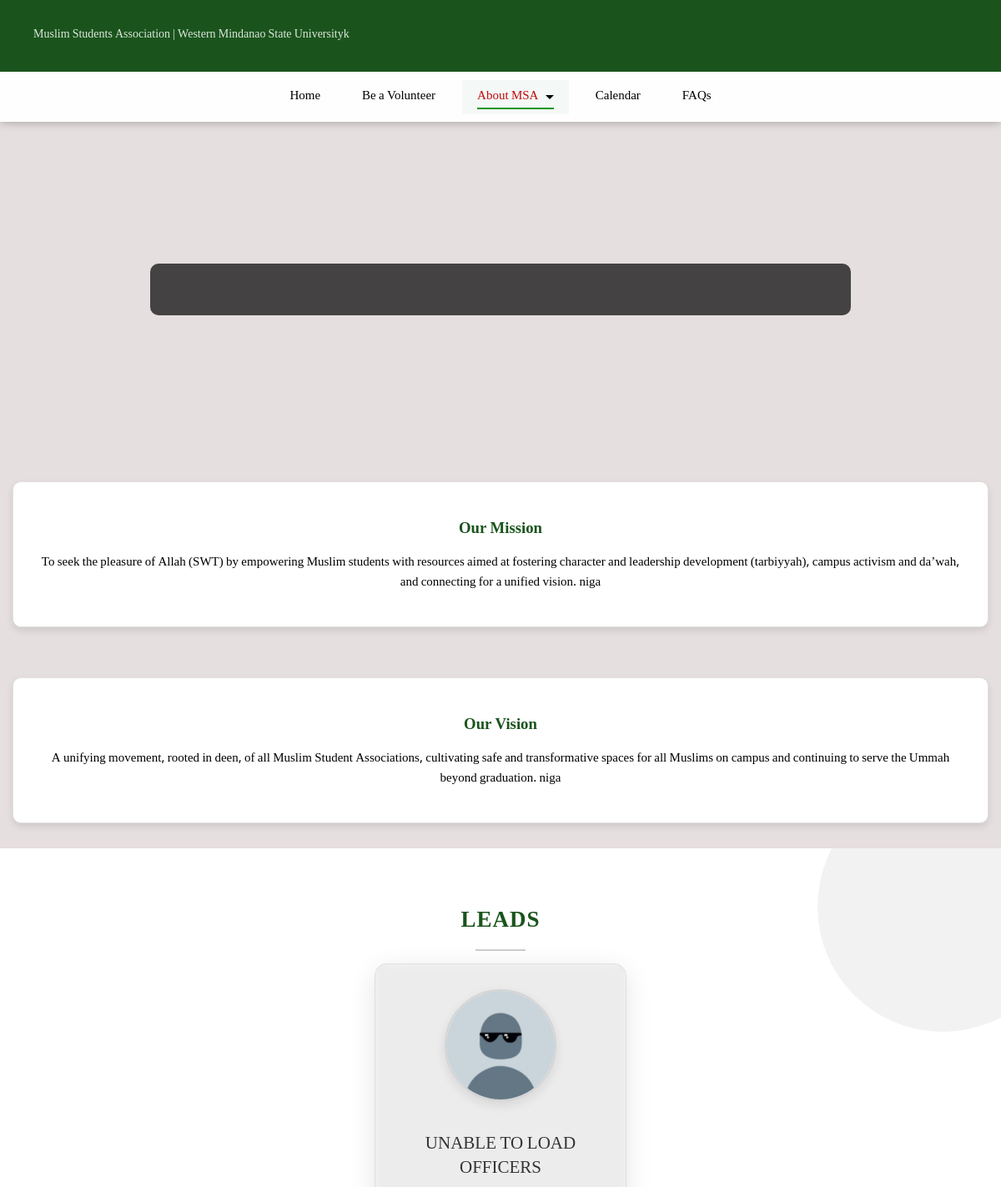
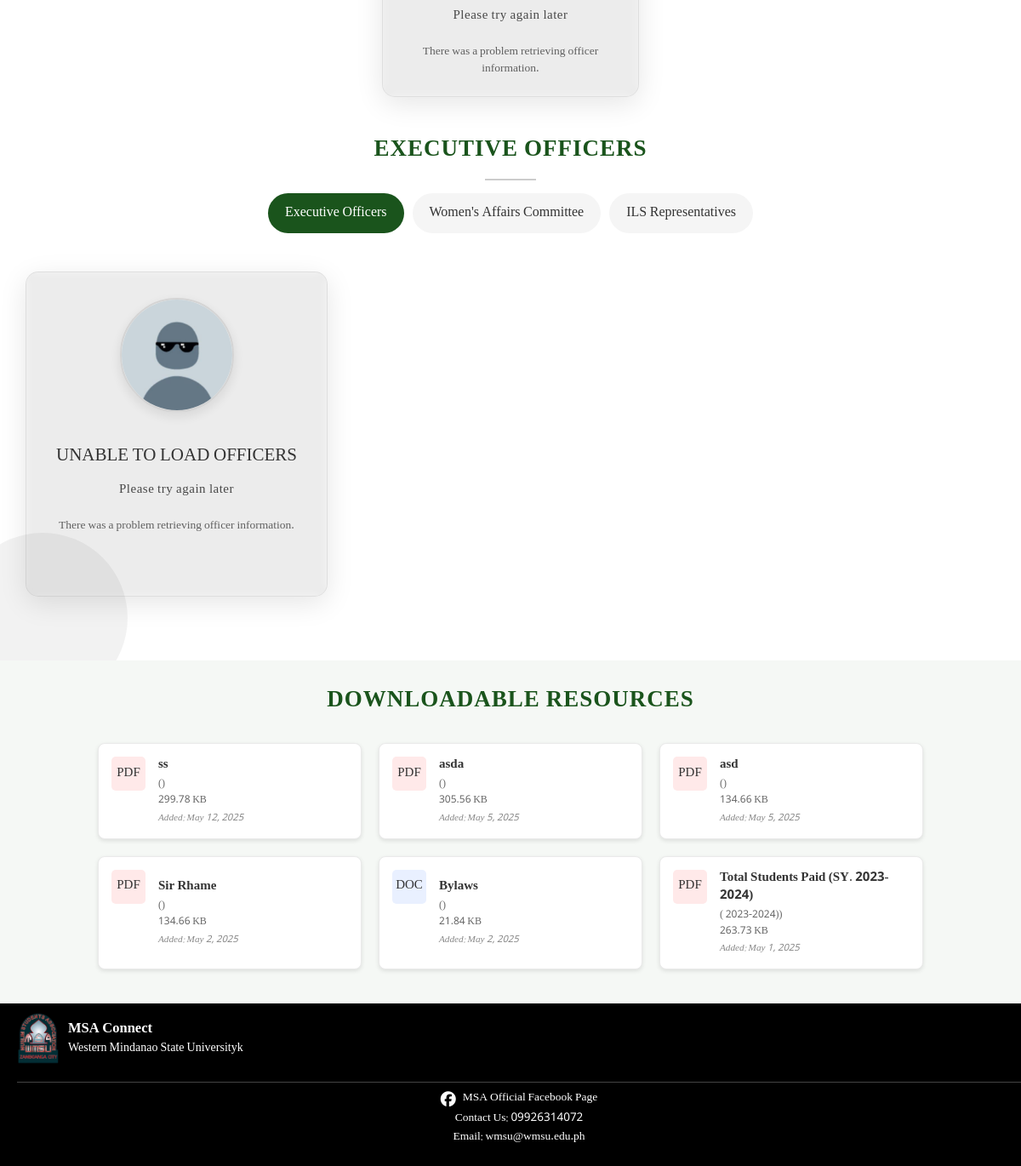
/views/user/aboutus, run on the app's committed database (2 pictures, top to bottom).
### tables this page shows
CREATE TABLE `site_pages` (
  `page_id` int(11) NOT NULL,
  `page_type` enum('registration','about','volunteer','calendar','faqs','transparency','home','logo','carousel','footer','background') NOT NULL,
  `title` varchar(255) NOT NULL,
  `description` text DEFAULT NULL,
  `image_path` varchar(255) DEFAULT NULL,
  `contact_no` varchar(11) DEFAULT NULL,
  `email` varchar(50) DEFAULT NULL,
  `fb_link` varchar(255) NOT NULL,
  `school_name` varchar(255) DEFAULT NULL,
  `org_name` varchar(255) DEFAULT NULL,
  `web_name` varchar(255) DEFAULT NULL,
  `is_active` tinyint(1) NOT NULL DEFAULT 1,
  `created_at` timestamp NOT NULL DEFAULT current_timestamp(),
  `updated_at` timestamp NOT NULL DEFAULT current_timestamp() ON UPDATE current_timestamp()
);

CREATE TABLE `about_msa` (
  `id` int(11) NOT NULL,
  `mission` text NOT NULL,
  `vision` text NOT NULL,
  `created_at` timestamp NULL DEFAULT current_timestamp(),
  `is_deleted` tinyint(1) NOT NULL DEFAULT 0,
  `reason` varchar(255) DEFAULT NULL,
  `deleted_at` timestamp NULL DEFAULT NULL
);

CREATE TABLE `downloadable_files` (
  `file_id` int(11) NOT NULL,
  `user_id` int(11) NOT NULL,
  `file_name` varchar(255) NOT NULL,
  `file_path` varchar(255) NOT NULL,
  `file_type` varchar(50) NOT NULL,
  `file_size` int(11) NOT NULL,
  `created_at` datetime DEFAULT current_timestamp(),
  `updated_at` datetime DEFAULT current_timestamp() ON UPDATE current_timestamp(),
  `is_deleted` tinyint(1) NOT NULL DEFAULT 0,
  `reason` varchar(255) DEFAULT NULL,
  `deleted_at` timestamp NULL DEFAULT NULL
);

### classes/userClass.php (called while the page is built, shortened)
<?php
require_once 'databaseClass.php';
class User {
    protected $db;
    protected $conn;
    public function __construct() {
        $this->db = new Database();
    }
    protected function getConnection() {
        if (!$this->conn) {
            try {
                $this->conn = $this->db->connect();
            } catch (PDOException $e) {
                error_log("Database connection error: " . $e->getMessage());
                throw new Exception("Database connection failed");
            }
        }
        return $this->conn;
    }
    function fetchFooterInfo() {
        $sql = "SELECT * FROM site_pages WHERE page_type = 'footer' AND is_active = 1";
        $query = $this->getConnection()->prepare($sql);
        $query->execute();
        return $query->fetchAll();
    }
    function fetchLogo() {
        $sql = "SELECT * FROM site_pages WHERE page_type = 'logo' AND is_active = 1";
        $query = $this->getConnection()->prepare($sql);
        $query->execute();
        return $query->fetchAll();
    }
    function fetchBackgroundImage() {
        $sql = "SELECT * FROM site_pages WHERE page_type = 'background' AND is_active = 1";
        $query = $this->getConnection()->prepare($sql);
        $query->execute();
        return $query->fetchAll();
    }
}

### classes/databaseClass.php (called while the page is built)
<?php
class Database{
    protected $connection;
    function connect(){
        try {
            $this->connection = new PDO("mysql:host=localhost;dbname=msa","root","");
        } catch (PDOException $e) {
            echo "ERROR MESSAGE: " . $e->getMessage();
        }
        return $this->connection;
    }
}
?>

### tools/function.php (called while the page is built, shortened)
<?php
function clean_input($input)
{
    $input = trim($input);
    $input = stripslashes($input);
    $input = htmlspecialchars($input);
    $input = strip_tags($input);
    return $input;
}

### classes/adminClass.php (called while the page is built, shortened)
<?php
require_once 'databaseClass.php';
class Admin {
    protected $db;
    public function __construct() {
        $this->db = new Database();
        $this->db->connect();
    }
    function fetchAbouts() {
        $sql = "SELECT * FROM about_msa
                WHERE is_deleted = 0
                ORDER BY id ASC";
        $query = $this->db->connect()->prepare($sql);
        $query->execute();
        return $query->fetchAll();
    }
    function fetchDownloadableFiles() {
        $sql = "SELECT f.file_id, f.file_name, f.file_path, f.file_type, f.file_size,
                    f.created_at, f.deleted_at, u.username AS username
                FROM downloadable_files f
                LEFT JOIN users u ON f.user_id = u.user_id
                WHERE f.deleted_at IS NULL
                ORDER BY f.created_at DESC
                LIMIT 6";
        $query = $this->db->connect()->prepare($sql);
        $query->execute();
        return $query->fetchAll();
    }
}

### views/user/aboutus.php (the view, shortened to what this page needs)
<?php
require_once '../../classes/userClass.php';
require_once '../../tools/function.php';
require_once '../../classes/adminClass.php';
$userObj = new User();
$backgroundImage = $userObj->fetchBackgroundImage();
$adminObj = new Admin();
$missionVision = $adminObj->fetchAbouts();
$files = $adminObj->fetchDownloadableFiles();
?>
<!DOCTYPE html>
<html lang="en">
<head>
    <link rel="stylesheet" href="../../css/aboutus.css">
</head>
<body>
<?php include '../../includes/header.php'; ?>
<section class="hero">
    <?php if(!empty($backgroundImage)): ?>
        <div class="hero-background" style="background-image: url('../../<?= $backgroundImage[0]['image_path']; ?>');">
        </div>
    <?php endif; ?>
    <div class="hero-content">
    </div>
</section>
<section id="about" class="about-section">
    <div class="container">
        <?php if(!empty($missionVision)): ?>
            <div class="mission-vision">
                <div class="mission">
                    <h3>Our Mission</h3>
                    <p><?php echo clean_input($missionVision[0]['mission']); ?></p>
                </div>
                <div class="vision">
                    <h3>Our Vision</h3>
                    <p><?php echo clean_input($missionVision[0]['vision']); ?></p>
                </div>
            </div>
        <?php endif; ?>
    </div>
</section>
<section class="executive-officers">
    <h2 style="font-size: 1.8rem; color: #1a541c; text-align: center; text-transform: uppercase; font-weight: 600; letter-spacing: 1px; margin-bottom: 30px; margin-top: 10px;">LEADS</h2>
    <div id="adviser-container" class="adviser-container">
    </div>
    <h2 style="font-size: 1.8rem; color: #1a541c; text-align: center; text-transform: uppercase; font-weight: 600; letter-spacing: 1px; margin-bottom: 30px; margin-top: 10px;">EXECUTIVE OFFICERS</h2>
    <div class="officer-tabs">
        <button id="tab-male" class="tab-button active" onclick="switchOfficerTab('male')">Executive Officers</button>
        <button id="tab-wac" class="tab-button" onclick="switchOfficerTab('wac')">Women's Affairs Committee</button>
        <button id="tab-ils" class="tab-button" onclick="switchOfficerTab('ils')">ILS Representatives</button>
    </div>
    <div id="male-container" class="officer-branch-container active">
        <div class="officers-grid" id="male-officers-grid">
        </div>
    </div>
</section>
<section class="downloadable-files">
    <h2 class="section-title">Downloadable Resources</h2>
    <div class="container">
        <div class="downloads-list">
            <?php if (!empty($files)): ?>
                <?php foreach ($files as $file): ?>
                    <?php
                        $fileExtension = pathinfo($file['file_name'], PATHINFO_EXTENSION);
                        $iconClass = 'file';
                        if (stripos($file['file_type'], 'pdf') !== false || $fileExtension == 'pdf') {
                            $iconClass = 'pdf';
                        } elseif (stripos($file['file_type'], 'word') !== false || $fileExtension == 'docx' || $fileExtension == 'doc') {
                            $iconClass = 'docx';
                        }
                        $fileSize = isset($file['file_size']) ? intval($file['file_size']) : 0;
                        $formattedSize = '';
                        if ($fileSize < 1024) {
                            $formattedSize = $fileSize . ' B';
                        } elseif ($fileSize < 1048576) {
                            $formattedSize = round($fileSize / 1024, 2) . ' KB';
                        } else {
                            $formattedSize = round($fileSize / 1048576, 2) . ' MB';
                        }
                        $createdDate = '';
                        if (isset($file['created_at'])) {
                            $date = new DateTime($file['created_at']);
                            $createdDate = $date->format('F j, Y');
                        }
                    ?>
                    <a href="../../assets/downloadables/<?= clean_input($file['file_path']) ?>" download class="download-card">
                        <div class="download-icon <?= $iconClass ?>"></div>
                        <div class="download-info">
                            <span class="download-title"><?= htmlspecialchars($file['file_name']) ?></span>
                            <span class="download-type">(<?= strtoupper($fileExtension) ?>)</span>
                            <?php if ($formattedSize): ?>
                            <span class="download-size"><?= $formattedSize ?></span>
                            <?php endif; ?>
                            <?php if ($createdDate): ?>
                            <span class="download-date">Added: <?= $createdDate ?></span>
                            <?php endif; ?>
                        </div>
                    </a>
                <?php endforeach; ?>
            <?php else: ?>
                <p class="no-downloads">No downloadable resources available at this time.</p>
            <?php endif; ?>
        </div>
    </div>
</section>
<?php include '../../includes/footer.php'; ?>
</body>
</html>

### includes/header.php (shortened to what this page needs)
<?php
require_once '../../classes/userClass.php';
require_once '../../tools/function.php';
$userObj = new User();
$footer = $userObj->fetchFooterInfo();
$logo = $userObj->fetchLogo();
$current_page = basename($_SERVER['PHP_SELF']);
$current_page_without_ext = pathinfo($current_page, PATHINFO_FILENAME);
function is_current_page($page_names) {
    global $current_page, $current_page_without_ext;
    if (!is_array($page_names)) {
        $page_names = [$page_names];
    }
    foreach ($page_names as $page) {
        if ($current_page === $page || $current_page === "$page.php" ||
            $current_page_without_ext === $page) {
            return true;
        }
    }
    return false;
}
?>
<!DOCTYPE html>
<html lang="en">
<head>
    <link rel="stylesheet" href="../../css/standardized-fonts.css?v=<?php echo time(); ?>">
    <link rel="stylesheet" href="../../css/header.css?v=<?php echo time(); ?>">
    <link rel="stylesheet" href="../../css/no-scrollbar.css?v=<?php echo time(); ?>">
    <link rel="stylesheet" href="../../css/sticky-header-fix.css?v=<?php echo time(); ?>">
    <link rel="stylesheet" href="../../css/shared-tables.css?v=<?php echo time(); ?>">
</head>
<body>
<header style="position: sticky !important; top: 0 !important; z-index: 99999 !important;">
    <div class="header-top">
        <div class="logo">
            <a href="../../views/user/landing_page">
                <div class="logo-text-container">
                    <?php foreach ($footer as $foot): ?>
                        <span class="logo-subtext"><?= clean_input($foot['org_name']) . ' | ' . clean_input($foot['school_name']) ?></span>
                    <?php endforeach; ?>
                </div>
            </a>
        </div>
    </div>
    <nav class="navbar">
        <ul class="nav-links">
            <li><a href="../../views/user/landing_page" class="<?php echo is_current_page('landing_page.php') ? 'active' : ''; ?>">Home</a></li>
            <li><a href="../../views/user/volunteer" class="<?php echo is_current_page('volunteer.php') || is_current_page('regVolunteer.php') ? 'active' : ''; ?>">Be a Volunteer</a></li>
            <li class="dropdown">
                <a href="javascript:void(0);" class="<?php echo is_current_page('aboutus.php') || is_current_page('Registrationmadrasa.php') || is_current_page('transparencyreport.php') ? 'active' : ''; ?>">About MSA <span class="arrow"></span></a>
            </li>
            <li><a href="../../views/user/calendar" class="<?php echo is_current_page('calendar.php') ? 'active' : ''; ?>">Calendar</a></li>
            <li><a href="../../views/user/faqs" class="<?php echo is_current_page('faqs.php') ? 'active' : ''; ?>">FAQs</a></li>
        </ul>
    </nav>
</header>
</body>
</html>

### includes/footer.php (shortened to what this page needs)
<?php
require_once '../../classes/userClass.php';
require_once '../../tools/function.php';
$userObj = new User();
$footer = $userObj->fetchFooterInfo();
$logo = $userObj->fetchLogo();
?>
<!DOCTYPE html>
<html lang="en">
<head>
    <link rel="stylesheet" href="../../css/footer.css">
    <link rel="stylesheet" href="https://cdnjs.cloudflare.com/ajax/libs/font-awesome/6.5.1/css/all.min.css">
</head>
<body>
    <footer>
        <div class="footer-content">
            <div class="footer-upper-left">
                <?php foreach ($logo as $logoItem): ?>
                    <img src="../../<?= clean_input($logoItem['image_path']); ?>" alt="MSA Connect Logo" class="logo">
                <?php endforeach; ?>
                <div class="logo-text">
                    <?php foreach ($footer as $foot): ?>
                        <p><strong><?= clean_input($foot['web_name']) ?></strong></p>
                        <p><?= clean_input($foot['school_name']) ?></p>
                    <?php endforeach; ?>
                </div>
            </div>
            <hr class="footer-divider">
            <div class="footer-middle">
                <div class="socials">
                    <a href="<?= clean_input($foot['fb_link']) ?>" target="_blank"><i class="fab fa-facebook"></i><p>MSA Official Facebook Page</p></a>
                </div>
                <div class="contact-info">
                    <p>Contact Us: <?= clean_input($foot['contact_no']) ?></p>
                    <p>Email: <?= clean_input($foot['email']) ?></p>
                </div>
            </div>
        </div>
    </footer>
</body>
</html>

### data on the page
site_pages: org_name "Muslim Students Association", school_name "Western Mindanao State Universityk", web_name "MSA Connect", contact_no "09926314072", email "wmsu@wmsu.edu.ph"
about_msa: mission "To seek the pleasure of Allah (SWT) by empowering Muslim students with resources aimed at fostering character and leadership development (tarbiyyah), campus activism and da’wah, and connecting for a unified vision. niga", vision "A unifying movement, rooted in deen, of all Muslim Student Associations, cultivating safe and transformative spaces for all Muslims on campus and continuing to serve the Ummah beyond graduation. niga"
downloadable_files: file_name "ss", file_size "299.78 KB", created_at "May 12, 2025"
downloadable_files: file_name "asda", file_size "305.56 KB", created_at "May 5, 2025"
downloadable_files: file_name "asd", file_size "134.66 KB", created_at "May 5, 2025"
downloadable_files: file_name "Sir Rhame", file_size "134.66 KB", created_at "May 2, 2025"
downloadable_files: file_name "Bylaws", file_size "21.84 KB", created_at "May 2, 2025"
downloadable_files: file_name "Total Students Paid (SY. 2023-2024)", file_name "2023-2024)", file_size "263.73 KB", created_at "May 1, 2025"
site_pages: image_path (picture)
